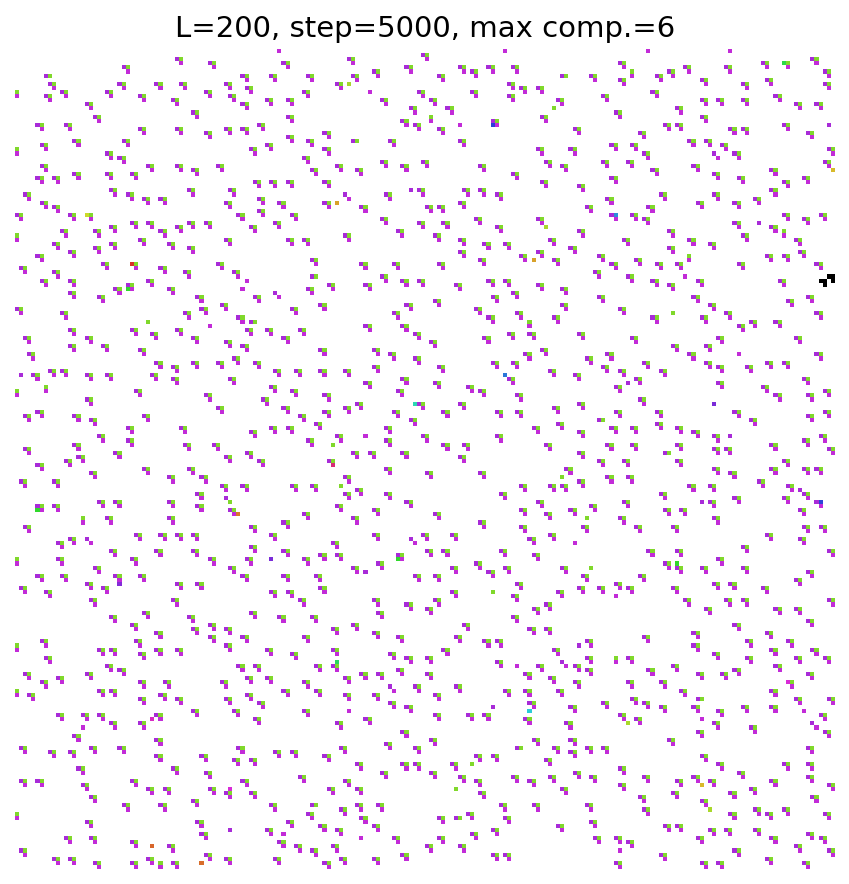
#> input picture results/snapshots/L200/step_05000.png, 849 x 884 px
$ python generate_paper_figures.py
#> lines starting #> are read from the running program, lines starting #| are printed output that depends on the picture
#!/usr/bin/env python3
"""Generate all publication-quality figures for the SCHC paper.

Style: Nature / npj Complexity
- Font: Arial, min 7pt
- DPI: 300
- Colors: colorblind-friendly (seaborn "colorblind")
- Line width: 1.0-1.5pt, axes 0.5pt
- Error bands: shaded alpha=0.2-0.3
- Panel labels: bold lowercase (a), (b), ... top-left
- No titles on panels
- White background, minimal chartjunk
- Single column = 88mm, double column = 180mm
"""

import os
import shutil
import numpy as np
import pandas as pd
import matplotlib
matplotlib.use("Agg")
import matplotlib.pyplot as plt
from matplotlib.image import imread
import matplotlib.ticker as ticker
import seaborn as sns

# ── Paths ──────────────────────────────────────────────────────────────
ROOT = os.path.abspath(os.path.join(os.path.dirname(__file__), ".."))
RESULTS = os.path.join(ROOT, "results")
FIG_DIR = os.path.join(ROOT, "tex", "Large-Hash-Chemistry", "archive", "figures_unused")
os.makedirs(FIG_DIR, exist_ok=True)

# ── Style ──────────────────────────────────────────────────────────────
MM = 1 / 25.4  # mm → inches
SINGLE_COL = 88 * MM
DOUBLE_COL = 180 * MM

plt.rcParams.update({
    "font.family": "sans-serif",
    "font.sans-serif": ["Arial", "Helvetica", "DejaVu Sans"],
    "font.size": 8,
    "axes.labelsize": 8,
    "axes.titlesize": 8,
    "xtick.labelsize": 7,
    "ytick.labelsize": 7,
    "legend.fontsize": 7,
    "axes.linewidth": 0.5,
    "xtick.major.width": 0.5,
    "ytick.major.width": 0.5,
    "xtick.minor.width": 0.3,
    "ytick.minor.width": 0.3,
    "lines.linewidth": 1.2,
    "figure.dpi": 300,
    "savefig.dpi": 300,
    "savefig.bbox": "tight",
    "savefig.pad_inches": 0.02,
    "figure.facecolor": "white",
    "axes.facecolor": "white",
    "axes.grid": False,
})

PALETTE = sns.color_palette("colorblind", 10)

# Font size defaults (for double-column figures)
_BASE_FONT = {
    "font.size": 8, "axes.labelsize": 8, "axes.titlesize": 8,
    "xtick.labelsize": 7, "ytick.labelsize": 7, "legend.fontsize": 7,
}
# 1.5× scaled fonts for single-column figures
_SINGLE_COL_FONT = {k: v * 1.5 for k, v in _BASE_FONT.items()}

def _set_single_col_font():
    plt.rcParams.update(_SINGLE_COL_FONT)

def _restore_font():
    plt.rcParams.update(_BASE_FONT)


def add_panel_label(ax, label, x=-0.12, y=1.08):
    """Add bold lowercase panel label, e.g. '(a)'."""
    ax.text(x, y, f"({label})", transform=ax.transAxes,
            fontsize=9, fontweight="bold", va="top", ha="left")


# [7 lines left out: function _frame_legend, not called in this run]


def save(fig, name):
    """Save as both PDF and PNG."""
    fig.savefig(os.path.join(FIG_DIR, f"{name}.pdf"), format="pdf")
    fig.savefig(os.path.join(FIG_DIR, f"{name}.png"), format="png", dpi=300)
    plt.close(fig)
    print(f"  Saved {name}.pdf / .png")


# [19 lines left out: functions wilson_interval, late_novelty_rate, not called in this run]


# ═══════════════════════════════════════════════════════════════════════
# FIGURE 1: Grid snapshots (L=200 and L=400 composites)
# ═══════════════════════════════════════════════════════════════════════
def figure1():
    print("Figure 1: Grid snapshots")
    snap_dir = os.path.join(RESULTS, "snapshots")
    steps = [2000, 5000, 10000]
    step_labels = ["$t=2{,}000$", "$t=5{,}000$", "$t=10{,}000$"]
    L_vals = [200, 400]
    nrows, ncols = len(L_vals), len(steps)
    CROP_TOP = 45  # remove baked-in title text from source PNGs

    # Compute figure size from image aspect ratio
    sample = imread(os.path.join(snap_dir, f"L{L_vals[0]}", "step_05000.png"))
#> sample is the input picture: shape (884, 849, 4) float32; mean R, G, B, A 0.971, 0.954, 0.97, 1
    img_h, img_w = sample.shape[:2] - np.array([CROP_TOP, 0])
#> img_h = 839; img_w = 849
    cell_w = DOUBLE_COL / ncols
    cell_h = cell_w * (img_h / img_w)
#> cell_h = 2.33
    fig_height = nrows * cell_h + 8 * MM
#> fig_height = 4.98

    fig, axes = plt.subplots(nrows, ncols, figsize=(DOUBLE_COL, fig_height))
    fig.subplots_adjust(wspace=0.06, hspace=0.22)

    for row, L in enumerate(L_vals):
        for col, (step, label) in enumerate(zip(steps, step_labels)):
            ax = axes[row, col]
            fname = os.path.join(snap_dir, f"L{L}", f"step_{step:05d}.png")
            img = imread(fname)[CROP_TOP:, :, :]
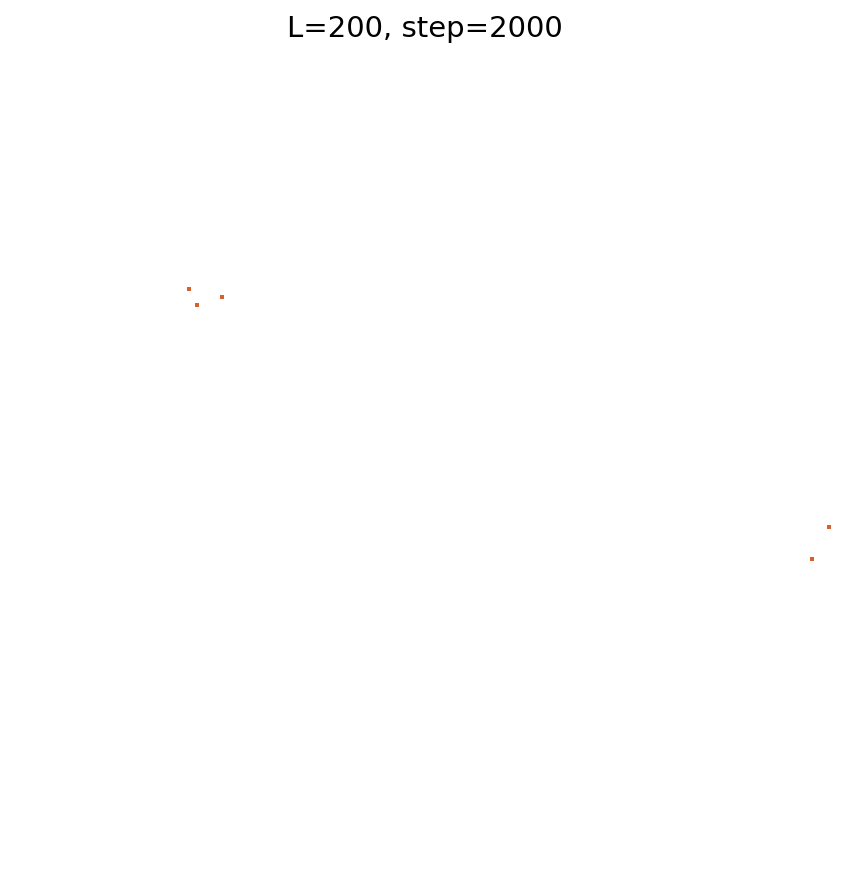
#> input picture results/snapshots/L200/step_02000.png, 849 x 884 px
            ax.imshow(img)
            ax.set_xticks([])
            ax.set_yticks([])
            for spine in ax.spines.values():
                spine.set_visible(False)
            if row == 0:
                ax.set_title(label, fontsize=7, pad=2)
        axes[row, 0].set_ylabel(f"$L={L}$", fontsize=8, rotation=0,
                                labelpad=25, va="center")

    add_panel_label(axes[0, 0], "a", x=-0.30, y=1.15)
    add_panel_label(axes[1, 0], "b", x=-0.30, y=1.15)
    save(fig, "fig1_snapshots")
#> in save, `fig.savefig(os.path.join(FIG_DIR, f"{name}.pdf"), format="pdf")`:
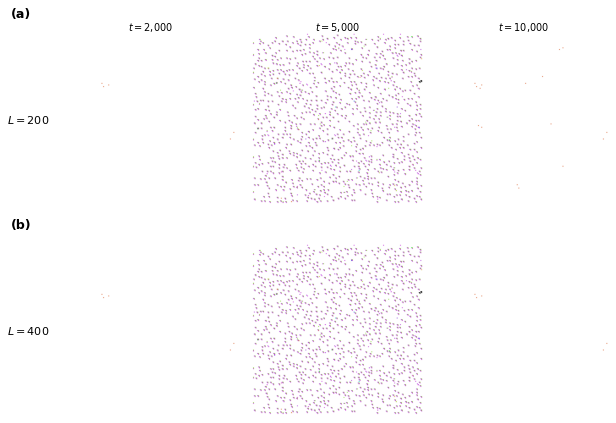
#> figure drawn by matplotlib, 6 panels


# ═══════════════════════════════════════════════════════════════════════
# FIGURE 2: Long-run dynamics comparison (L=100, 200, 400)
# ═══════════════════════════════════════════════════════════════════════
def figure2():
    print("Figure 2: Long-run dynamics")
    _set_single_col_font()
    ls_dir = os.path.join(RESULTS, "large_space")
    sizes = [100, 200, 400]
    colors = {100: PALETTE[0], 200: PALETTE[1], 400: PALETTE[2]}

    data = {}
    for L in sizes:
        path = os.path.join(ls_dir, f"L{L}", "summary.csv")
        data[L] = pd.read_csv(path)

    # Layout: 3 rows x 2 cols
    # Row 0: (a) mean hash score, (b) max hash score   — all L together
    # Row 1: (c) mean size L=100,200, (d) mean size L=400
    # Row 2: (e) cum patterns L=100,200, (f) cum patterns L=400
    fig, axes = plt.subplots(3, 2, figsize=(DOUBLE_COL, DOUBLE_COL * 1.05))

    # [15 lines left out: function _plot, not called in this run]

    # Row 0: hash scores (all L, shared axes)
    _plot(axes[0, 0], sizes, "mean_fitness_mean", "mean_fitness_std", "Mean hash score")
    add_panel_label(axes[0, 0], "a")
    _plot(axes[0, 1], sizes, "max_fitness_mean", "max_fitness_std", "Max hash score")
    add_panel_label(axes[0, 1], "b")

    # Row 1: mean component size — split by L (linear y-scale)
    _plot(axes[1, 0], [100, 200], "mean_size_mean", "mean_size_std",
          "Mean component size")
    axes[1, 0].set_ylim(bottom=0)
    add_panel_label(axes[1, 0], "c")
    _plot(axes[1, 1], [400], "mean_size_mean", "mean_size_std",
          "Mean component size", sci_y=True)
    axes[1, 1].set_ylim(bottom=0)
    add_panel_label(axes[1, 1], "d")

    # Row 2: cumulative pattern types — split by L (linear y-scale)
    _plot(axes[2, 0], [100, 200], "cum_pattern_types_mean", "cum_pattern_types_std",
          "Cumulative pattern types", sci_y=True)
    axes[2, 0].set_ylim(bottom=0)
    add_panel_label(axes[2, 0], "e")
    _plot(axes[2, 1], [400], "cum_pattern_types_mean", "cum_pattern_types_std",
          "Cumulative pattern types", sci_y=True)
    axes[2, 1].set_ylim(bottom=0)
    add_panel_label(axes[2, 1], "f")

    # Single shared legend above the panels (avoids overlap with curves)
    handles, labels = axes[0, 0].get_legend_handles_labels()
    _frame_legend(fig.legend(handles, labels, loc="upper center", ncol=3, frameon=True,
               bbox_to_anchor=(0.5, 1.0), fontsize=9))
    fig.tight_layout(rect=[0, 0, 1, 0.95], h_pad=2.2, w_pad=2.0)
    save(fig, "fig2_dynamics")
    _restore_font()


# ═══════════════════════════════════════════════════════════════════════
# FIGURE 3: Stochastic crossover — size, score, runaway probability, novelty vs L
# ═══════════════════════════════════════════════════════════════════════
# [508 lines left out: functions figure3, figure4, figure5, figure6, figure7, figure8, not called in this run]


# ═══════════════════════════════════════════════════════════════════════
# MAIN
# ═══════════════════════════════════════════════════════════════════════
if __name__ == "__main__":
    print(f"Saving figures to: {FIG_DIR}\n")
    figure1()
#> (the run stopped early here; a loop or call above may not have finished)
